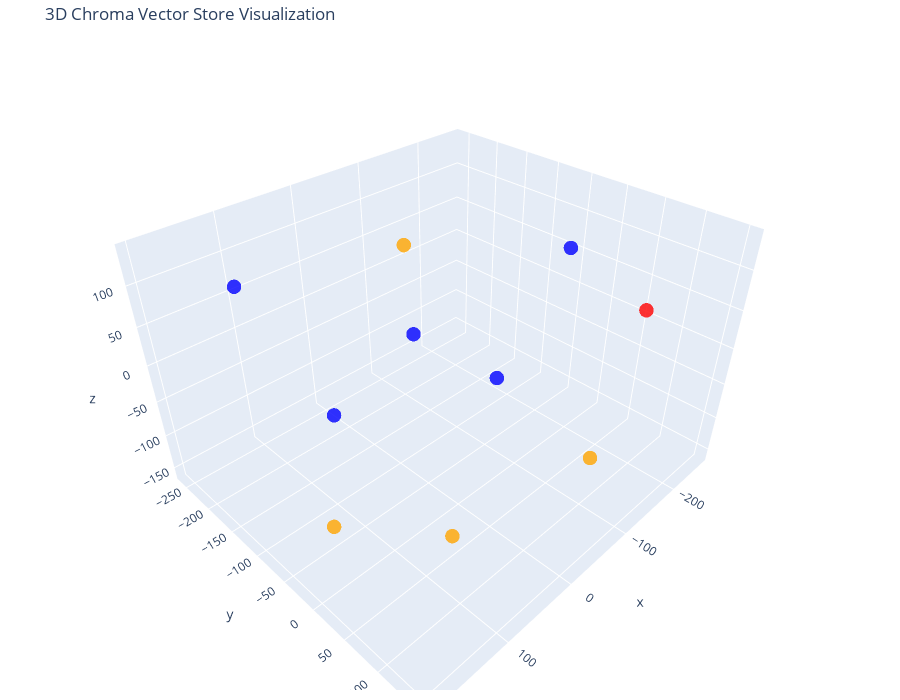

Write notebook code for a chart like this one.
### Code cell
# Let's try 3D!

tsne = TSNE(n_components=3, random_state=42, perplexity=perplexity)
reduced_vectors = tsne.fit_transform(vectors)

# Create the 3D scatter plot
fig = go.Figure(data=[go.Scatter3d(
    x=reduced_vectors[:, 0],
    y=reduced_vectors[:, 1],
    z=reduced_vectors[:, 2],
    mode='markers',
    marker=dict(size=5, color=colors, opacity=0.8),
    text=[f"Type: {t}<br>Text: {d[:100]}..." for t, d in zip(doc_types, documents)],
    hoverinfo='text'
)])

fig.update_layout(
    title='3D Chroma Vector Store Visualization',
    scene=dict(xaxis_title='x', yaxis_title='y', zaxis_title='z'),
    width=900,
    height=700,
    margin=dict(r=20, b=10, l=10, t=40)
)

fig.show()

### Figure 1 — Plotly figure (JSON) as saved in the notebook; plotly's stock layout.template omitted (floating-point values rounded to 4 significant figures)
{"data": [{"hoverinfo": "text", "marker": {"color": ["orange", "orange", "orange", "orange", "blue", "blue", "blue", "blue", "blue", "red"], "opacity": 0.8, "size": 5}, "mode": "markers", "text": ["Type: articles<br>Text: Change Readiness Definitions and Importance:\n\nChange readiness refers to beliefs, attitudes, and int...", "Type: articles<br>Text: Conclusion\n\nThe document stresses the importance of a holistic approach to studying and managing cha...", "Type: articles<br>Text: 2. Group Level (Work Group):\n\nDefinition and Assessment: Change readiness at the group level is asse...", "Type: articles<br>Text: Key Insights:\n\nCross-Level Interactions: The framework highlights the importance of understanding ho...", "Type: letters<br>Text: Hi Dad,\n\nI’ve read your letter, and I need to be very clear with you about how it has landed with me...", "Type: letters<br>Text: When you described us not sharing a bed at your home as a “charade,” I found it particularly dishear...", "Type: letters<br>Text: choices won’t be met with unfair judgment or scrutiny. I hope you can take some time to reflect on w...", "Type: letters<br>Text: I should tell you the timing of this is driven by your recent disclosure you intend to wait till the...", "Type: letters<br>Text: How does a man who knows what you know about God, so thoroughly ignore fundamental teachings that ar...", "Type: theater<br>Text: Contact: Ben.Ball@Berkeley.edu Benjamin Ball Phone: (415) 757-7546 \n\nVoice: Baritenor / G2 to C#5| E..."], "type": "scatter3d", "x": [197.0, 46.53, -66.25, -23.05, -100.2, -116.1, 69.49, 98.91, 71.45, -259.2], "y": [32.91, 35.78, -155.5, 152.5, -35.24, 40.42, 6.379, -258.6, -130.2, 57.51], "z": [-32.67, -159.0, 89.33, -13.46, -54.96, 137.8, 104.2, 59.47, -68.15, 10.62]}], "layout": {"height": 700, "margin": {"b": 10, "l": 10, "r": 20, "t": 40}, "scene": {"xaxis": {"title": {"text": "x"}}, "yaxis": {"title": {"text": "y"}}, "zaxis": {"title": {"text": "z"}}}, "title": {"text": "3D Chroma Vector Store Visualization"}, "width": 900}}
